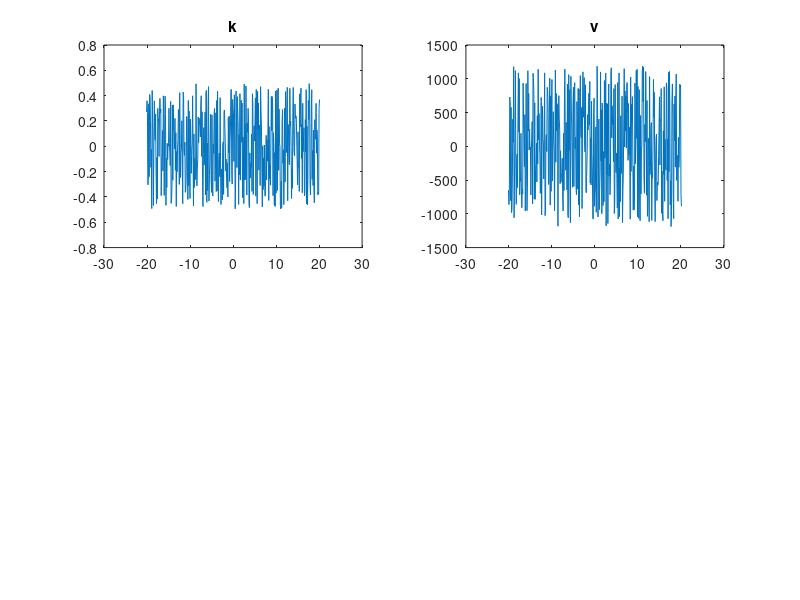

MATLAB code for this plot: (Note: this script raises an error after producing the figure.)
%%
clc
clear all
close all


n_d = 200;
n_limit = 200; 
n_n = 2*n_limit+3;

y = 5*ones(n_d,1) + (0*randn(n_d,1));
y_p = zeros(n_d,1);
k = 0.5.*(2*rand(n_n,1)-1);
V = zeros(n_n,1);
psi = zeros(n_n,n_d+1) + 1i*zeros(n_n,n_d+1);
p = zeros(n_n,1) ;
del_x = 0.1;
del_t = 0.01;
x = (-n_limit-1:n_limit+1)*del_x;
tau = 480;
m = 0.1;
B = 0.07;
m_ep = 5;

%save('data1.mat')

%%


%load('data1.mat')
for s = 1:n_n
    psi(s,1) = exp(-((s-5)^2)/(2*200))*(1/sqrt(2*pi*200));
end
figure(1)
plot(x,psi(:,1))
grid on
title('initial packet')


%%


for t = 1:n_d
    fprintf('data %d/%d \n',t,n_d)
    y_p(t) = 0;
    for ep = 1:m_ep
        err = (y(t) - y_p(t));
        V = -(tau*err).*k;
    subplot(2,2,1)
    plot(x,k)
    title('k')
    subplot(2,2,2)
    plot(x,V)
    title('v')
        for l = 2:n_n-1
            psi(l,t+1) = psi(l,t) + ...
            ((1i*del_t)/(2*m*del_x*del_x)).*(psi(l+1,t) - 2*psi(l,t) + psi(l-1,t))...
            - 1i*del_t*V(l)*psi(l,t);
        end
        
        psi(:,t+1) =  psi(:,t+1)./sum(abs(psi(:,t+1)));
        
        psi(1,t+1) = psi(2,t+1);
        psi(n_n,t+1) = psi(n_n-1,t+1);


        p(:,t+1) = abs(psi(:,t+1)).^2;
        p(:,t+1) = smooth(p(:,t+1));
       subplot(2,2,3)
        plot(x,p(:,t+1))
        %psi(:,t+1) = p(:,1);
        p(:,t+1) = p(:,t+1)./(sum(p(:,t+1)) + 0.000001);
        %[mx(t),id(t)] = max(p(:,t+1));
        y_p(t) = 0;
                    
        for r = 1:n_n
           y_p(t) = y_p(t) + x(r)*p(r,t+1);
        
           k(r) = k(r) + del_t*B*err*p(r,t+1);
        end
    end
    
    %plot(x,p(:,t+1),'-')


    subplot(2,2,4)
    plot(y_p,'-')
    title(t)

    pause(0.001);

end

%%
title('p')
figure(30)
plot(y_p)

title('yp')
figure(400)
plot(y,'-b')
hold on
plot(y_p,'-r')
plot(5*ones(n_d,1),'-g')
hold off

title('y')

sum(p(:,n_d+1))